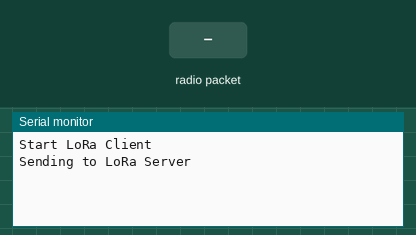
Recording of a sketch running on a simulated Arduino Uno, built with avr-gcc and run on an emulated ATmega328P. On the bench: the last lines printed to the serial monitor. The inputs (shaded band) are chosen by the test bench. No radio packets arrive unless stated.

Above: at 1.2 s.
1.3 s: radio packet "1" arrives
At 2.1 s:
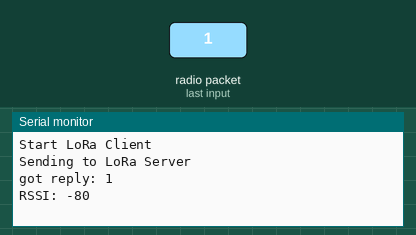
2.8 s: radio packet "0" arrives
At 3.5 s:
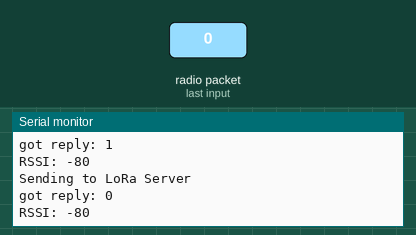
4.3 s: radio packet "2" arrives
At 4.8 s:
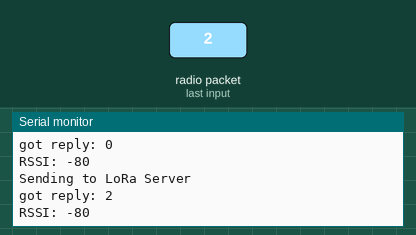

The sketch:

LoRa_Simple_Client_Arduino.ino
```cpp
/*
  LoRa Simple Client for Arduino :
  Support Devices: LoRa Shield + Arduino

  Example sketch showing how to create a simple messageing client,
  with the RH_RF95 class. RH_RF95 class does not provide for addressing or
  reliability, so you should only use RH_RF95 if you do not need the higher
  level messaging abilities.

  It is designed to work with the other example LoRa Simple Server
  User need to use the modified RadioHead library from:
  https://github.com/dragino/RadioHead

  modified 16 11 2016
  by Edwin Chen <support@dragino.com>
  Dragino Technology Co., Limited
*/

#include <SPI.h>
#include <RH_RF95.h>

// Singleton instance of the radio driver
RH_RF95 rf95;
float frequency = 923.0;

void setup()
{
  Serial.begin(9600);
  //while (!Serial) ; // Wait for serial port to be available
  Serial.println("Start LoRa Client");
  if (!rf95.init())
    Serial.println("init failed");
  // Setup ISM frequency
  rf95.setFrequency(frequency);
  // Setup Power,dBm
  rf95.setTxPower(13);

  // Setup Spreading Factor (6 ~ 12)
  rf95.setSpreadingFactor(7);

  // Setup BandWidth, option: 7800,10400,15600,20800,31200,41700,62500,125000,250000,500000
  //Lower BandWidth for longer distance.
  rf95.setSignalBandwidth(125000);

  // Setup Coding Rate:5(4/5),6(4/6),7(4/7),8(4/8)
  rf95.setCodingRate4(5);
}

void loop()
{
  Serial.println("Sending to LoRa Server");
  // Send a message to LoRa Server
  uint8_t data[] = "Hello, this is device 1";
  rf95.send(data, sizeof(data));

  rf95.waitPacketSent();
  // Now wait for a reply
  uint8_t buf[RH_RF95_MAX_MESSAGE_LEN];
  uint8_t len = sizeof(buf);

  if (rf95.waitAvailableTimeout(3000))
  {
    // Should be a reply message for us now
    if (rf95.recv(buf, &len))
   {
      Serial.print("got reply: ");
      Serial.println((char*)buf);
      Serial.print("RSSI: ");
      Serial.println(rf95.lastRssi(), DEC);
    }
    else
    {
      Serial.println("recv failed");
    }
  }
  else
  {
    Serial.println("No reply, is LoRa server running?");
  }
  delay(1000);
}
```

Measured:
- after the input at 1.3 s, the serial monitor: prints a new line at once (image 1)
- after the input at 2.8 s, the serial monitor: prints a new line at once (image 2)
- after the input at 4.3 s, the serial monitor: prints a new line at once (image 3)
